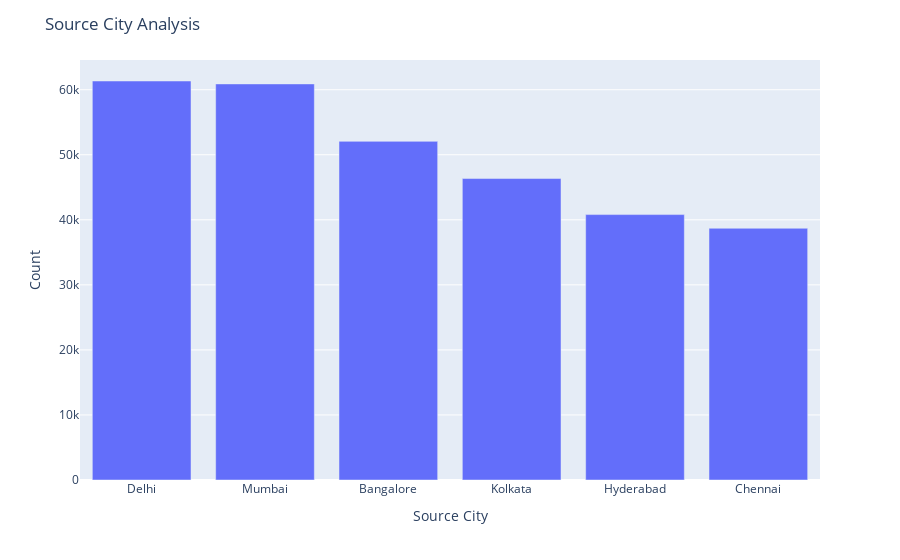

The notebook cell this image was saved under:
### Code cell
import plotly.express as px

# Create a bar plot for source cities using final_df
fig = px.bar(final_df['source_city'].value_counts(), 
             x=final_df['source_city'].value_counts().index, 
             y=final_df['source_city'].value_counts().values)

# Update the layout for the axes and add a title
fig.update_layout(title="Source City Analysis", xaxis_title="Source City", yaxis_title="Count")

# Show the plot
fig.show()

### Figure 1 — Plotly figure (JSON) as saved in the notebook; plotly's stock layout.template omitted (floating-point values rounded to 4 significant figures)
{"data": [{"alignmentgroup": "True", "hovertemplate": "x=%{x}<br>y=%{y}<extra></extra>", "legendgroup": "", "marker": {"color": "#636efa", "pattern": {"shape": ""}}, "name": "", "offsetgroup": "", "orientation": "v", "showlegend": false, "textposition": "auto", "type": "bar", "x": ["Delhi", "Mumbai", "Bangalore", "Kolkata", "Hyderabad", "Chennai"], "xaxis": "x", "y": [61343, 60896, 52061, 46347, 40806, 38700], "yaxis": "y"}], "layout": {"barmode": "relative", "legend": {"tracegroupgap": 0}, "margin": {"t": 60}, "title": {"text": "Source City Analysis"}, "xaxis": {"anchor": "y", "domain": [0, 1], "title": {"text": "Source City"}}, "yaxis": {"anchor": "x", "domain": [0, 1], "title": {"text": "Count"}}}}
